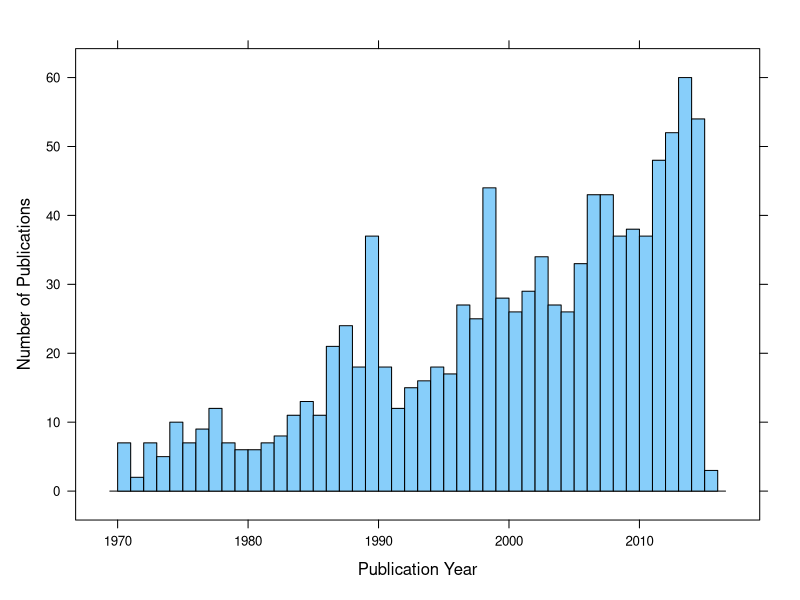

Write R code to recreate this figure.
## ---- chunk 1
getwd() # Is it the correct one?

library(ggplot2)
library(lattice)
## ---- chunk 2
raw_wos_with_key<-read.table("raw_wos_with_key.txt",header=TRUE)
View(raw_wos_with_key)
## ---- chunk 3
histogram(raw_wos_with_key$Pub.Year,type="count",breaks=45, xlab="Publication Year", ylab="Number of Publications", col="lightskyblue")
